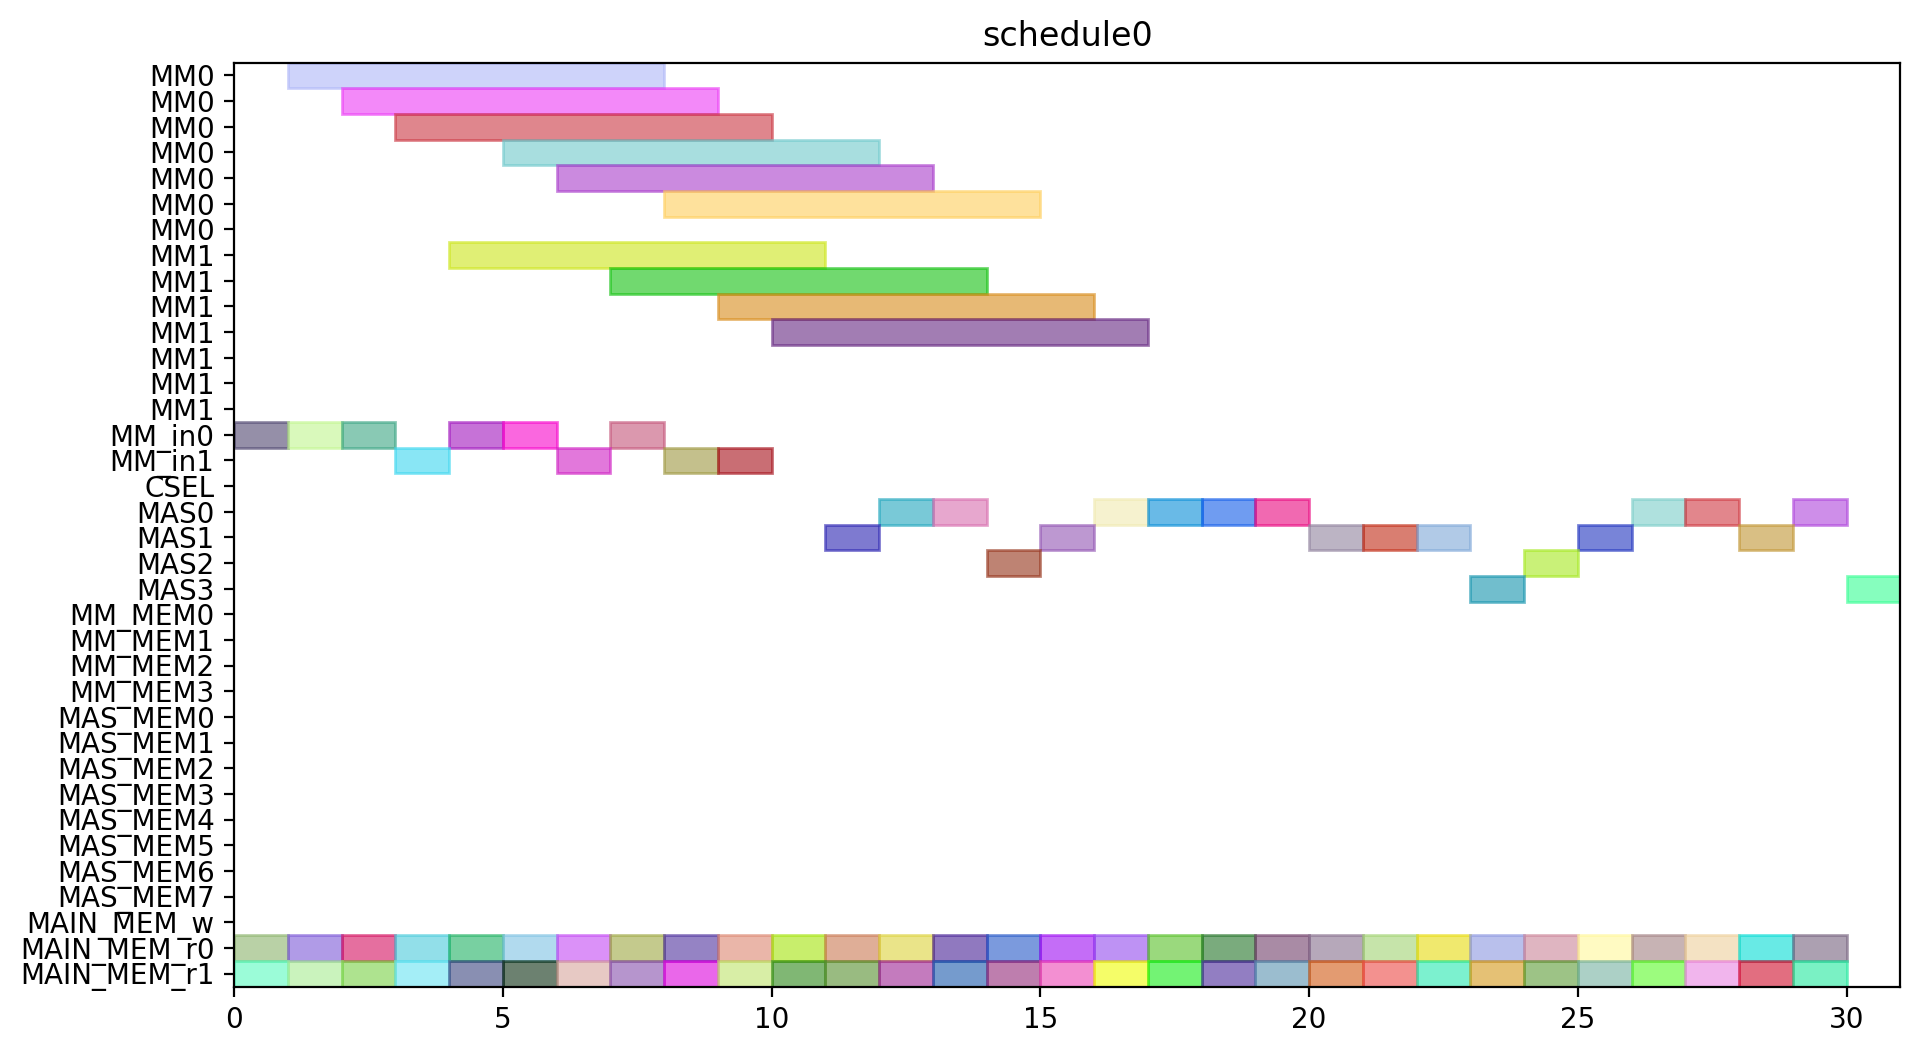

The Python source for this figure:
from pyschedule import Scenario, solvers, plotters, alt


def solve():
	horizon = 131
	S = Scenario("schedule0", horizon=horizon)

	# resource
	MM = S.Resources('MM', num=2, size=7)
	MM_in = S.Resources('MM_in', num=2)
	CSEL = S.Resource('CSEL')
	MAS = S.Resources('MAS', num=4, size=1, periods=range(1, horizon))
	MM_MEM = S.Resources('MM_MEM', num=4)
	MAS_MEM = S.Resources('MAS_MEM', num=8)
	MAIN_MEM_w = S.Resource('MAIN_MEM_w', size=1)
	MAIN_MEM_r = S.Resources('MAIN_MEM_r', num=2)

	# result of previous scheduling

	# new tasks
	c_aa_a1_0 = S.Task('c_aa_a1_0', length=1, delay_cost=1)
	c_aa_a1_0 += alt(MAS)
	c_aa_a1_0_mem0 = S.Task('c_aa_a1_0_mem0', length=1, delay_cost=1)
	c_aa_a1_0_mem0 += MAIN_MEM_r[0]
	S += c_aa_a1_0_mem0 <= c_aa_a1_0

	c_aa_a1_0_mem1 = S.Task('c_aa_a1_0_mem1', length=1, delay_cost=1)
	c_aa_a1_0_mem1 += MAIN_MEM_r[1]
	S += c_aa_a1_0_mem1 <= c_aa_a1_0

	c_aa_a1_1 = S.Task('c_aa_a1_1', length=1, delay_cost=1)
	c_aa_a1_1 += alt(MAS)
	c_aa_a1_1_mem0 = S.Task('c_aa_a1_1_mem0', length=1, delay_cost=1)
	c_aa_a1_1_mem0 += MAIN_MEM_r[0]
	S += c_aa_a1_1_mem0 <= c_aa_a1_1

	c_aa_a1_1_mem1 = S.Task('c_aa_a1_1_mem1', length=1, delay_cost=1)
	c_aa_a1_1_mem1 += MAIN_MEM_r[1]
	S += c_aa_a1_1_mem1 <= c_aa_a1_1

	c_aa_t10 = S.Task('c_aa_t10', length=1, delay_cost=1)
	c_aa_t10 += alt(MAS)
	c_aa_t10_mem0 = S.Task('c_aa_t10_mem0', length=1, delay_cost=1)
	c_aa_t10_mem0 += MAIN_MEM_r[0]
	S += c_aa_t10_mem0 <= c_aa_t10

	c_aa_t10_mem1 = S.Task('c_aa_t10_mem1', length=1, delay_cost=1)
	c_aa_t10_mem1 += MAIN_MEM_r[1]
	S += c_aa_t10_mem1 <= c_aa_t10

	c_aa_t11 = S.Task('c_aa_t11', length=1, delay_cost=1)
	c_aa_t11 += alt(MAS)
	c_aa_t11_mem0 = S.Task('c_aa_t11_mem0', length=1, delay_cost=1)
	c_aa_t11_mem0 += MAIN_MEM_r[0]
	S += c_aa_t11_mem0 <= c_aa_t11

	c_aa_t11_mem1 = S.Task('c_aa_t11_mem1', length=1, delay_cost=1)
	c_aa_t11_mem1 += MAIN_MEM_r[1]
	S += c_aa_t11_mem1 <= c_aa_t11

	c_aa_t3_t0 = S.Task('c_aa_t3_t0', length=7, delay_cost=1)
	c_aa_t3_t0 += alt(MM)
	c_aa_t3_t0_in = S.Task('c_aa_t3_t0_in', length=1, delay_cost=1)
	c_aa_t3_t0_in += alt(MM_in)
	S += c_aa_t3_t0_in*MM_in[0]<=c_aa_t3_t0*MM[0]
	S += c_aa_t3_t0_in*MM_in[1]<=c_aa_t3_t0*MM[1]
	c_aa_t3_t0_mem0 = S.Task('c_aa_t3_t0_mem0', length=1, delay_cost=1)
	c_aa_t3_t0_mem0 += MAIN_MEM_r[0]
	S += c_aa_t3_t0_mem0 <= c_aa_t3_t0

	c_aa_t3_t0_mem1 = S.Task('c_aa_t3_t0_mem1', length=1, delay_cost=1)
	c_aa_t3_t0_mem1 += MAIN_MEM_r[1]
	S += c_aa_t3_t0_mem1 <= c_aa_t3_t0

	c_aa_t3_t1 = S.Task('c_aa_t3_t1', length=7, delay_cost=1)
	c_aa_t3_t1 += alt(MM)
	c_aa_t3_t1_in = S.Task('c_aa_t3_t1_in', length=1, delay_cost=1)
	c_aa_t3_t1_in += alt(MM_in)
	S += c_aa_t3_t1_in*MM_in[0]<=c_aa_t3_t1*MM[0]
	S += c_aa_t3_t1_in*MM_in[1]<=c_aa_t3_t1*MM[1]
	c_aa_t3_t1_mem0 = S.Task('c_aa_t3_t1_mem0', length=1, delay_cost=1)
	c_aa_t3_t1_mem0 += MAIN_MEM_r[0]
	S += c_aa_t3_t1_mem0 <= c_aa_t3_t1

	c_aa_t3_t1_mem1 = S.Task('c_aa_t3_t1_mem1', length=1, delay_cost=1)
	c_aa_t3_t1_mem1 += MAIN_MEM_r[1]
	S += c_aa_t3_t1_mem1 <= c_aa_t3_t1

	c_aa_t3_t2 = S.Task('c_aa_t3_t2', length=1, delay_cost=1)
	c_aa_t3_t2 += alt(MAS)
	c_aa_t3_t2_mem0 = S.Task('c_aa_t3_t2_mem0', length=1, delay_cost=1)
	c_aa_t3_t2_mem0 += MAIN_MEM_r[0]
	S += c_aa_t3_t2_mem0 <= c_aa_t3_t2

	c_aa_t3_t2_mem1 = S.Task('c_aa_t3_t2_mem1', length=1, delay_cost=1)
	c_aa_t3_t2_mem1 += MAIN_MEM_r[1]
	S += c_aa_t3_t2_mem1 <= c_aa_t3_t2

	c_aa_t3_t3 = S.Task('c_aa_t3_t3', length=1, delay_cost=1)
	c_aa_t3_t3 += alt(MAS)
	c_aa_t3_t3_mem0 = S.Task('c_aa_t3_t3_mem0', length=1, delay_cost=1)
	c_aa_t3_t3_mem0 += MAIN_MEM_r[0]
	S += c_aa_t3_t3_mem0 <= c_aa_t3_t3

	c_aa_t3_t3_mem1 = S.Task('c_aa_t3_t3_mem1', length=1, delay_cost=1)
	c_aa_t3_t3_mem1 += MAIN_MEM_r[1]
	S += c_aa_t3_t3_mem1 <= c_aa_t3_t3

	c_bb_a1_0 = S.Task('c_bb_a1_0', length=1, delay_cost=1)
	c_bb_a1_0 += alt(MAS)
	c_bb_a1_0_mem0 = S.Task('c_bb_a1_0_mem0', length=1, delay_cost=1)
	c_bb_a1_0_mem0 += MAIN_MEM_r[0]
	S += c_bb_a1_0_mem0 <= c_bb_a1_0

	c_bb_a1_0_mem1 = S.Task('c_bb_a1_0_mem1', length=1, delay_cost=1)
	c_bb_a1_0_mem1 += MAIN_MEM_r[1]
	S += c_bb_a1_0_mem1 <= c_bb_a1_0

	c_bb_a1_1 = S.Task('c_bb_a1_1', length=1, delay_cost=1)
	c_bb_a1_1 += alt(MAS)
	c_bb_a1_1_mem0 = S.Task('c_bb_a1_1_mem0', length=1, delay_cost=1)
	c_bb_a1_1_mem0 += MAIN_MEM_r[0]
	S += c_bb_a1_1_mem0 <= c_bb_a1_1

	c_bb_a1_1_mem1 = S.Task('c_bb_a1_1_mem1', length=1, delay_cost=1)
	c_bb_a1_1_mem1 += MAIN_MEM_r[1]
	S += c_bb_a1_1_mem1 <= c_bb_a1_1

	c_bb_t10 = S.Task('c_bb_t10', length=1, delay_cost=1)
	c_bb_t10 += alt(MAS)
	c_bb_t10_mem0 = S.Task('c_bb_t10_mem0', length=1, delay_cost=1)
	c_bb_t10_mem0 += MAIN_MEM_r[0]
	S += c_bb_t10_mem0 <= c_bb_t10

	c_bb_t10_mem1 = S.Task('c_bb_t10_mem1', length=1, delay_cost=1)
	c_bb_t10_mem1 += MAIN_MEM_r[1]
	S += c_bb_t10_mem1 <= c_bb_t10

	c_bb_t11 = S.Task('c_bb_t11', length=1, delay_cost=1)
	c_bb_t11 += alt(MAS)
	c_bb_t11_mem0 = S.Task('c_bb_t11_mem0', length=1, delay_cost=1)
	c_bb_t11_mem0 += MAIN_MEM_r[0]
	S += c_bb_t11_mem0 <= c_bb_t11

	c_bb_t11_mem1 = S.Task('c_bb_t11_mem1', length=1, delay_cost=1)
	c_bb_t11_mem1 += MAIN_MEM_r[1]
	S += c_bb_t11_mem1 <= c_bb_t11

	c_bb_t3_t0 = S.Task('c_bb_t3_t0', length=7, delay_cost=1)
	c_bb_t3_t0 += alt(MM)
	c_bb_t3_t0_in = S.Task('c_bb_t3_t0_in', length=1, delay_cost=1)
	c_bb_t3_t0_in += alt(MM_in)
	S += c_bb_t3_t0_in*MM_in[0]<=c_bb_t3_t0*MM[0]
	S += c_bb_t3_t0_in*MM_in[1]<=c_bb_t3_t0*MM[1]
	c_bb_t3_t0_mem0 = S.Task('c_bb_t3_t0_mem0', length=1, delay_cost=1)
	c_bb_t3_t0_mem0 += MAIN_MEM_r[0]
	S += c_bb_t3_t0_mem0 <= c_bb_t3_t0

	c_bb_t3_t0_mem1 = S.Task('c_bb_t3_t0_mem1', length=1, delay_cost=1)
	c_bb_t3_t0_mem1 += MAIN_MEM_r[1]
	S += c_bb_t3_t0_mem1 <= c_bb_t3_t0

	c_bb_t3_t1 = S.Task('c_bb_t3_t1', length=7, delay_cost=1)
	c_bb_t3_t1 += alt(MM)
	c_bb_t3_t1_in = S.Task('c_bb_t3_t1_in', length=1, delay_cost=1)
	c_bb_t3_t1_in += alt(MM_in)
	S += c_bb_t3_t1_in*MM_in[0]<=c_bb_t3_t1*MM[0]
	S += c_bb_t3_t1_in*MM_in[1]<=c_bb_t3_t1*MM[1]
	c_bb_t3_t1_mem0 = S.Task('c_bb_t3_t1_mem0', length=1, delay_cost=1)
	c_bb_t3_t1_mem0 += MAIN_MEM_r[0]
	S += c_bb_t3_t1_mem0 <= c_bb_t3_t1

	c_bb_t3_t1_mem1 = S.Task('c_bb_t3_t1_mem1', length=1, delay_cost=1)
	c_bb_t3_t1_mem1 += MAIN_MEM_r[1]
	S += c_bb_t3_t1_mem1 <= c_bb_t3_t1

	c_bb_t3_t2 = S.Task('c_bb_t3_t2', length=1, delay_cost=1)
	c_bb_t3_t2 += alt(MAS)
	c_bb_t3_t2_mem0 = S.Task('c_bb_t3_t2_mem0', length=1, delay_cost=1)
	c_bb_t3_t2_mem0 += MAIN_MEM_r[0]
	S += c_bb_t3_t2_mem0 <= c_bb_t3_t2

	c_bb_t3_t2_mem1 = S.Task('c_bb_t3_t2_mem1', length=1, delay_cost=1)
	c_bb_t3_t2_mem1 += MAIN_MEM_r[1]
	S += c_bb_t3_t2_mem1 <= c_bb_t3_t2

	c_bb_t3_t3 = S.Task('c_bb_t3_t3', length=1, delay_cost=1)
	c_bb_t3_t3 += alt(MAS)
	c_bb_t3_t3_mem0 = S.Task('c_bb_t3_t3_mem0', length=1, delay_cost=1)
	c_bb_t3_t3_mem0 += MAIN_MEM_r[0]
	S += c_bb_t3_t3_mem0 <= c_bb_t3_t3

	c_bb_t3_t3_mem1 = S.Task('c_bb_t3_t3_mem1', length=1, delay_cost=1)
	c_bb_t3_t3_mem1 += MAIN_MEM_r[1]
	S += c_bb_t3_t3_mem1 <= c_bb_t3_t3

	c_cc_a1_0 = S.Task('c_cc_a1_0', length=1, delay_cost=1)
	c_cc_a1_0 += alt(MAS)
	c_cc_a1_0_mem0 = S.Task('c_cc_a1_0_mem0', length=1, delay_cost=1)
	c_cc_a1_0_mem0 += MAIN_MEM_r[0]
	S += c_cc_a1_0_mem0 <= c_cc_a1_0

	c_cc_a1_0_mem1 = S.Task('c_cc_a1_0_mem1', length=1, delay_cost=1)
	c_cc_a1_0_mem1 += MAIN_MEM_r[1]
	S += c_cc_a1_0_mem1 <= c_cc_a1_0

	c_cc_a1_1 = S.Task('c_cc_a1_1', length=1, delay_cost=1)
	c_cc_a1_1 += alt(MAS)
	c_cc_a1_1_mem0 = S.Task('c_cc_a1_1_mem0', length=1, delay_cost=1)
	c_cc_a1_1_mem0 += MAIN_MEM_r[0]
	S += c_cc_a1_1_mem0 <= c_cc_a1_1

	c_cc_a1_1_mem1 = S.Task('c_cc_a1_1_mem1', length=1, delay_cost=1)
	c_cc_a1_1_mem1 += MAIN_MEM_r[1]
	S += c_cc_a1_1_mem1 <= c_cc_a1_1

	c_cc_t10 = S.Task('c_cc_t10', length=1, delay_cost=1)
	c_cc_t10 += alt(MAS)
	c_cc_t10_mem0 = S.Task('c_cc_t10_mem0', length=1, delay_cost=1)
	c_cc_t10_mem0 += MAIN_MEM_r[0]
	S += c_cc_t10_mem0 <= c_cc_t10

	c_cc_t10_mem1 = S.Task('c_cc_t10_mem1', length=1, delay_cost=1)
	c_cc_t10_mem1 += MAIN_MEM_r[1]
	S += c_cc_t10_mem1 <= c_cc_t10

	c_cc_t11 = S.Task('c_cc_t11', length=1, delay_cost=1)
	c_cc_t11 += alt(MAS)
	c_cc_t11_mem0 = S.Task('c_cc_t11_mem0', length=1, delay_cost=1)
	c_cc_t11_mem0 += MAIN_MEM_r[0]
	S += c_cc_t11_mem0 <= c_cc_t11

	c_cc_t11_mem1 = S.Task('c_cc_t11_mem1', length=1, delay_cost=1)
	c_cc_t11_mem1 += MAIN_MEM_r[1]
	S += c_cc_t11_mem1 <= c_cc_t11

	c_cc_t3_t0 = S.Task('c_cc_t3_t0', length=7, delay_cost=1)
	c_cc_t3_t0 += alt(MM)
	c_cc_t3_t0_in = S.Task('c_cc_t3_t0_in', length=1, delay_cost=1)
	c_cc_t3_t0_in += alt(MM_in)
	S += c_cc_t3_t0_in*MM_in[0]<=c_cc_t3_t0*MM[0]
	S += c_cc_t3_t0_in*MM_in[1]<=c_cc_t3_t0*MM[1]
	c_cc_t3_t0_mem0 = S.Task('c_cc_t3_t0_mem0', length=1, delay_cost=1)
	c_cc_t3_t0_mem0 += MAIN_MEM_r[0]
	S += c_cc_t3_t0_mem0 <= c_cc_t3_t0

	c_cc_t3_t0_mem1 = S.Task('c_cc_t3_t0_mem1', length=1, delay_cost=1)
	c_cc_t3_t0_mem1 += MAIN_MEM_r[1]
	S += c_cc_t3_t0_mem1 <= c_cc_t3_t0

	c_cc_t3_t1 = S.Task('c_cc_t3_t1', length=7, delay_cost=1)
	c_cc_t3_t1 += alt(MM)
	c_cc_t3_t1_in = S.Task('c_cc_t3_t1_in', length=1, delay_cost=1)
	c_cc_t3_t1_in += alt(MM_in)
	S += c_cc_t3_t1_in*MM_in[0]<=c_cc_t3_t1*MM[0]
	S += c_cc_t3_t1_in*MM_in[1]<=c_cc_t3_t1*MM[1]
	c_cc_t3_t1_mem0 = S.Task('c_cc_t3_t1_mem0', length=1, delay_cost=1)
	c_cc_t3_t1_mem0 += MAIN_MEM_r[0]
	S += c_cc_t3_t1_mem0 <= c_cc_t3_t1

	c_cc_t3_t1_mem1 = S.Task('c_cc_t3_t1_mem1', length=1, delay_cost=1)
	c_cc_t3_t1_mem1 += MAIN_MEM_r[1]
	S += c_cc_t3_t1_mem1 <= c_cc_t3_t1

	c_cc_t3_t2 = S.Task('c_cc_t3_t2', length=1, delay_cost=1)
	c_cc_t3_t2 += alt(MAS)
	c_cc_t3_t2_mem0 = S.Task('c_cc_t3_t2_mem0', length=1, delay_cost=1)
	c_cc_t3_t2_mem0 += MAIN_MEM_r[0]
	S += c_cc_t3_t2_mem0 <= c_cc_t3_t2

	c_cc_t3_t2_mem1 = S.Task('c_cc_t3_t2_mem1', length=1, delay_cost=1)
	c_cc_t3_t2_mem1 += MAIN_MEM_r[1]
	S += c_cc_t3_t2_mem1 <= c_cc_t3_t2

	c_cc_t3_t3 = S.Task('c_cc_t3_t3', length=1, delay_cost=1)
	c_cc_t3_t3 += alt(MAS)
	c_cc_t3_t3_mem0 = S.Task('c_cc_t3_t3_mem0', length=1, delay_cost=1)
	c_cc_t3_t3_mem0 += MAIN_MEM_r[0]
	S += c_cc_t3_t3_mem0 <= c_cc_t3_t3

	c_cc_t3_t3_mem1 = S.Task('c_cc_t3_t3_mem1', length=1, delay_cost=1)
	c_cc_t3_t3_mem1 += MAIN_MEM_r[1]
	S += c_cc_t3_t3_mem1 <= c_cc_t3_t3

	c_ab_t0_t0 = S.Task('c_ab_t0_t0', length=7, delay_cost=1)
	c_ab_t0_t0 += alt(MM)
	c_ab_t0_t0_in = S.Task('c_ab_t0_t0_in', length=1, delay_cost=1)
	c_ab_t0_t0_in += alt(MM_in)
	S += c_ab_t0_t0_in*MM_in[0]<=c_ab_t0_t0*MM[0]
	S += c_ab_t0_t0_in*MM_in[1]<=c_ab_t0_t0*MM[1]
	c_ab_t0_t0_mem0 = S.Task('c_ab_t0_t0_mem0', length=1, delay_cost=1)
	c_ab_t0_t0_mem0 += MAIN_MEM_r[0]
	S += c_ab_t0_t0_mem0 <= c_ab_t0_t0

	c_ab_t0_t0_mem1 = S.Task('c_ab_t0_t0_mem1', length=1, delay_cost=1)
	c_ab_t0_t0_mem1 += MAIN_MEM_r[1]
	S += c_ab_t0_t0_mem1 <= c_ab_t0_t0

	c_ab_t0_t1 = S.Task('c_ab_t0_t1', length=7, delay_cost=1)
	c_ab_t0_t1 += alt(MM)
	c_ab_t0_t1_in = S.Task('c_ab_t0_t1_in', length=1, delay_cost=1)
	c_ab_t0_t1_in += alt(MM_in)
	S += c_ab_t0_t1_in*MM_in[0]<=c_ab_t0_t1*MM[0]
	S += c_ab_t0_t1_in*MM_in[1]<=c_ab_t0_t1*MM[1]
	c_ab_t0_t1_mem0 = S.Task('c_ab_t0_t1_mem0', length=1, delay_cost=1)
	c_ab_t0_t1_mem0 += MAIN_MEM_r[0]
	S += c_ab_t0_t1_mem0 <= c_ab_t0_t1

	c_ab_t0_t1_mem1 = S.Task('c_ab_t0_t1_mem1', length=1, delay_cost=1)
	c_ab_t0_t1_mem1 += MAIN_MEM_r[1]
	S += c_ab_t0_t1_mem1 <= c_ab_t0_t1

	c_ab_t0_t2 = S.Task('c_ab_t0_t2', length=1, delay_cost=1)
	c_ab_t0_t2 += alt(MAS)
	c_ab_t0_t2_mem0 = S.Task('c_ab_t0_t2_mem0', length=1, delay_cost=1)
	c_ab_t0_t2_mem0 += MAIN_MEM_r[0]
	S += c_ab_t0_t2_mem0 <= c_ab_t0_t2

	c_ab_t0_t2_mem1 = S.Task('c_ab_t0_t2_mem1', length=1, delay_cost=1)
	c_ab_t0_t2_mem1 += MAIN_MEM_r[1]
	S += c_ab_t0_t2_mem1 <= c_ab_t0_t2

	c_ab_t0_t3 = S.Task('c_ab_t0_t3', length=1, delay_cost=1)
	c_ab_t0_t3 += alt(MAS)
	c_ab_t0_t3_mem0 = S.Task('c_ab_t0_t3_mem0', length=1, delay_cost=1)
	c_ab_t0_t3_mem0 += MAIN_MEM_r[0]
	S += c_ab_t0_t3_mem0 <= c_ab_t0_t3

	c_ab_t0_t3_mem1 = S.Task('c_ab_t0_t3_mem1', length=1, delay_cost=1)
	c_ab_t0_t3_mem1 += MAIN_MEM_r[1]
	S += c_ab_t0_t3_mem1 <= c_ab_t0_t3

	c_ab_t1_t0 = S.Task('c_ab_t1_t0', length=7, delay_cost=1)
	c_ab_t1_t0 += alt(MM)
	c_ab_t1_t0_in = S.Task('c_ab_t1_t0_in', length=1, delay_cost=1)
	c_ab_t1_t0_in += alt(MM_in)
	S += c_ab_t1_t0_in*MM_in[0]<=c_ab_t1_t0*MM[0]
	S += c_ab_t1_t0_in*MM_in[1]<=c_ab_t1_t0*MM[1]
	c_ab_t1_t0_mem0 = S.Task('c_ab_t1_t0_mem0', length=1, delay_cost=1)
	c_ab_t1_t0_mem0 += MAIN_MEM_r[0]
	S += c_ab_t1_t0_mem0 <= c_ab_t1_t0

	c_ab_t1_t0_mem1 = S.Task('c_ab_t1_t0_mem1', length=1, delay_cost=1)
	c_ab_t1_t0_mem1 += MAIN_MEM_r[1]
	S += c_ab_t1_t0_mem1 <= c_ab_t1_t0

	c_ab_t1_t1 = S.Task('c_ab_t1_t1', length=7, delay_cost=1)
	c_ab_t1_t1 += alt(MM)
	c_ab_t1_t1_in = S.Task('c_ab_t1_t1_in', length=1, delay_cost=1)
	c_ab_t1_t1_in += alt(MM_in)
	S += c_ab_t1_t1_in*MM_in[0]<=c_ab_t1_t1*MM[0]
	S += c_ab_t1_t1_in*MM_in[1]<=c_ab_t1_t1*MM[1]
	c_ab_t1_t1_mem0 = S.Task('c_ab_t1_t1_mem0', length=1, delay_cost=1)
	c_ab_t1_t1_mem0 += MAIN_MEM_r[0]
	S += c_ab_t1_t1_mem0 <= c_ab_t1_t1

	c_ab_t1_t1_mem1 = S.Task('c_ab_t1_t1_mem1', length=1, delay_cost=1)
	c_ab_t1_t1_mem1 += MAIN_MEM_r[1]
	S += c_ab_t1_t1_mem1 <= c_ab_t1_t1

	solvers.mip.solve(S,msg=1,kind='CPLEX',ratio_gap=1.01)

	solution = [['hoge']*len(S.solution()[1]) for i in range(len(S.solution()))]
	for i in range(len(S.solution())):
		for j in range(len(S.solution()[i])):
			solution[i][j]=str(S.solution()[i][j])
	print(solution)

	cycles = int(solution[-1][3])

	pic_file_name = "/home/mfukuda/ABE/multiRAM_multiMAS_16mux/scheduling_result/stage7MM2_stage1MAS4/FP12_INV_BEFORE_FPINV/schedule0.png"
	if(S.solution() != []):
		plotters.matplotlib.plot(S,img_filename=pic_file_name, show_task_labels=False, fig_size=(cycles*0.25+3, 6))

	return solution
